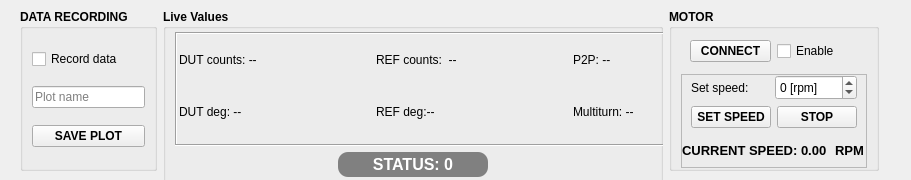
     <widget class="QFrame" name="verticalFrame">
      <property name="maximumSize">
       <size>
        <width>16777215</width>
        <height>900</height>
       </size>
      </property>
      <layout class="QGridLayout" name="gridLayout_23">
       <property name="topMargin">
        <number>0</number>
       </property>
       <property name="bottomMargin">
        <number>0</number>
       </property>
       <item row="2" column="0">
        <widget class="QWidget" name="widget_22" native="true">
         <property name="maximumSize">
          <size>
           <width>16777215</width>
           <height>180</height>
          </size>
         </property>
         <layout class="QGridLayout" name="gridLayout_36">
          <item row="0" column="1" rowspan="2">
           <widget class="QGroupBox" name="groupBox_5">
            <property name="minimumSize">
             <size>
              <width>0</width>
              <height>180</height>
             </size>
            </property>
            <property name="maximumSize">
             <size>
              <width>500</width>
              <height>1666</height>
             </size>
            </property>
            <property name="font">
             <font>
              <family>Segoe UI</family>
              <pointsize>9</pointsize>
              <weight>75</weight>
              <bold>true</bold>
             </font>
            </property>
            <property name="title">
             <string>Live Values</string>
            </property>
            <layout class="QGridLayout" name="gridLayout_21">
             <property name="topMargin">
              <number>3</number>
             </property>
             <item row="1" column="0">
              <widget class="QFrame" name="frame_17">
               <property name="minimumSize">
                <size>
                 <width>500</width>
                 <height>0</height>
                </size>
               </property>
               <property name="frameShape">
                <enum>QFrame::Box</enum>
               </property>
               <property name="frameShadow">
                <enum>QFrame::Sunken</enum>
               </property>
               <layout class="QGridLayout" name="gridLayout_25">
                <property name="leftMargin">
                 <number>2</number>
                </property>
                <property name="topMargin">
                 <number>3</number>
                </property>
                <property name="rightMargin">
                 <number>0</number>
                </property>
                <item row="3" column="1">
                 <widget class="QLabel" name="ref_position_label">
                  <property name="font">
                   <font>
                    <family>Segoe UI</family>
                    <pointsize>9</pointsize>
                    <weight>50</weight>
                    <bold>false</bold>
                   </font>
                  </property>
                  <property name="text">
                   <string>REF deg:--</string>
                  </property>
                 </widget>
                </item>
                <item row="2" column="1">
                 <widget class="QLabel" name="ref_counts_label">
                  <property name="font">
                   <font>
                    <family>Segoe UI</family>
                    <pointsize>9</pointsize>
                    <weight>50</weight>
                    <bold>false</bold>
                   </font>
                  </property>
                  <property name="text">
                   <string>REF counts:  --</string>
                  </property>
                 </widget>
                </item>
                <item row="3" column="0">
                 <widget class="QLabel" name="dut_position_label">
                  <property name="font">
                   <font>
                    <family>Segoe UI</family>
                    <pointsize>9</pointsize>
                    <weight>50</weight>
                    <bold>false</bold>
                   </font>
                  </property>
                  <property name="text">
                   <string>DUT deg: --</string>
                  </property>
                 </widget>
                </item>
                <item row="3" column="2">
                 <widget class="QLabel" name="multiturn_label">
                  <property name="maximumSize">
                   <size>
                    <width>100</width>
                    <height>16777215</height>
                   </size>
                  </property>
                  <property name="font">
                   <font>
                    <family>Segoe UI</family>
                    <pointsize>9</pointsize>
                    <weight>50</weight>
                    <bold>false</bold>
                   </font>
                  </property>
                  <property name="text">
                   <string>Multiturn: --</string>
                  </property>
                 </widget>
                </item>
                <item row="2" column="0">
                 <widget class="QLabel" name="dut_counts_label">
                  <property name="font">
                   <font>
                    <family>Segoe UI</family>
                    <pointsize>9</pointsize>
                    <weight>50</weight>
                    <bold>false</bold>
                   </font>
                  </property>
                  <property name="text">
                   <string>DUT counts: --</string>
                  </property>
                 </widget>
                </item>
                <item row="2" column="2">
                 <widget class="QLabel" name="p2p_error_label">
                  <property name="font">
                   <font>
                    <family>Segoe UI</family>
                    <pointsize>9</pointsize>
                    <weight>50</weight>
                    <bold>false</bold>
                   </font>
                  </property>
                  <property name="text">
                   <string>P2P: --</string>
                  </property>
                 </widget>
                </item>
               </layout>
              </widget>
             </item>
             <item row="2" column="0" alignment="Qt::AlignHCenter">
              <widget class="QLabel" name="dut_status_label">
               <property name="minimumSize">
                <size>
                 <width>150</width>
                 <height>25</height>
                </size>
               </property>
               <property name="maximumSize">
                <size>
                 <width>150</width>
                 <height>25</height>
                </size>
               </property>
               <property name="font">
                <font>
                 <family>Segoe UI</family>
                 <pointsize>12</pointsize>
                 <weight>75</weight>
                 <bold>true</bold>
                </font>
               </property>
               <property name="styleSheet">
                <string notr="true">QLabel {
    background-color: grey;     
    color: white;
   border-radius: 10px;
}
</string>
               </property>
               <property name="text">
                <string>STATUS: 0</string>
               </property>
               <property name="alignment">
                <set>Qt::AlignCenter</set>
               </property>
              </widget>
             </item>
            </layout>
           </widget>
          </item>
          <item row="0" column="2" rowspan="2">
           <widget class="QGroupBox" name="groupBox_2">
            <property name="font">
             <font>
              <family>Segoe UI</family>
              <pointsize>9</pointsize>
              <weight>75</weight>
              <bold>true</bold>
             </font>
            </property>
            <property name="title">
             <string>MOTOR</string>
            </property>
            <layout class="QGridLayout" name="gridLayout_17">
             <property name="topMargin">
              <number>5</number>
             </property>
             <property name="bottomMargin">
              <number>0</number>
             </property>
             <item row="0" column="0">
              <widget class="QWidget" name="widget_11" native="true">
               <layout class="QGridLayout" name="gridLayout_16">
                <property name="topMargin">
                 <number>0</number>
                </property>
                <property name="bottomMargin">
                 <number>0</number>
                </property>
                <item row="0" column="0">
                 <widget class="QPushButton" name="motor_connect_button">
                  <property name="minimumSize">
                   <size>
                    <width>0</width>
                    <height>22</height>
                   </size>
                  </property>
                  <property name="font">
                   <font>
                    <family>Segoe UI</family>
                    <pointsize>9</pointsize>
                    <weight>75</weight>
                    <bold>true</bold>
                   </font>
                  </property>
                  <property name="text">
                   <string>CONNECT</string>
                  </property>
                 </widget>
                </item>
                <item row="0" column="1">
                 <widget class="QCheckBox" name="enable_motor_checkbox">
                  <property name="font">
                   <font>
                    <family>Segoe UI</family>
                    <pointsize>9</pointsize>
                    <weight>50</weight>
                    <bold>false</bold>
                   </font>
                  </property>
                  <property name="text">
                   <string>Enable</string>
                  </property>
                 </widget>
                </item>
               </layout>
              </widget>
             </item>
             <item row="1" column="0">
              <widget class="QFrame" name="debug_motor_widget">
               <property name="minimumSize">
                <size>
                 <width>0</width>
                 <height>50</height>
                </size>
               </property>
               <property name="frameShape">
                <enum>QFrame::StyledPanel</enum>
               </property>
               <property name="frameShadow">
                <enum>QFrame::Raised</enum>
               </property>
               <layout class="QGridLayout" name="gridLayout_32">
                <property name="leftMargin">
                 <number>0</number>
                </property>
                <property name="topMargin">
                 <number>0</number>
                </property>
                <property name="rightMargin">
                 <number>0</number>
                </property>
                <property name="bottomMargin">
                 <number>0</number>
                </property>
                <item row="0" column="0">
                 <widget class="QWidget" name="widget_12" native="true">
                  <layout class="QGridLayout" name="gridLayout_19">
                   <property name="topMargin">
                    <number>0</number>
                   </property>
                   <property name="bottomMargin">
                    <number>0</number>
                   </property>
                   <item row="0" column="0">
                    <widget class="QLabel" name="label_10">
                     <property name="font">
                      <font>
                       <family>Segoe UI</family>
                       <pointsize>9</pointsize>
                       <weight>50</weight>
                       <bold>false</bold>
                      </font>
                     </property>
                     <property name="text">
                      <string>Set speed:</string>
                     </property>
                    </widget>
                   </item>
                   <item row="0" column="1">
                    <widget class="QSpinBox" name="speed_set">
                     <property name="minimumSize">
                      <size>
                       <width>0</width>
                       <height>25</height>
                      </size>
                     </property>
                     <property name="font">
                      <font>
                       <family>Segoe UI</family>
                       <pointsize>9</pointsize>
                       <weight>50</weight>
                       <bold>false</bold>
                      </font>
                     </property>
                     <property name="suffix">
                      <string> [rpm]</string>
                     </property>
                     <property name="minimum">
                      <number>-500</number>
                     </property>
                     <property name="maximum">
                      <number>500</number>
                     </property>
                    </widget>
                   </item>
                  </layout>
                 </widget>
                </item>
                <item row="1" column="0">
                 <widget class="QWidget" name="widget_19" native="true">
                  <layout class="QGridLayout" name="gridLayout_10">
                   <property name="topMargin">
                    <number>0</number>
                   </property>
                   <property name="bottomMargin">
                    <number>0</number>
                   </property>
                   <item row="0" column="0">
                    <widget class="QPushButton" name="set_speed_button">
                     <property name="font">
                      <font>
                       <family>Segoe UI</family>
                       <pointsize>9</pointsize>
                       <weight>75</weight>
                       <bold>true</bold>
                      </font>
                     </property>
                     <property name="text">
                      <string>SET SPEED</string>
                     </property>
                    </widget>
                   </item>
                   <item row="0" column="1">
                    <widget class="QPushButton" name="stop_button">
                     <property name="font">
                      <font>
                       <family>Segoe UI</family>
                       <pointsize>9</pointsize>
                       <weight>75</weight>
                       <bold>true</bold>
                      </font>
                     </property>
                     <property name="text">
                      <string>STOP</string>
                     </property>
                    </widget>
                   </item>
                  </layout>
                 </widget>
                </item>
                <item row="2" column="0">
                 <widget class="QWidget" name="widget_6" native="true">
                  <layout class="QGridLayout" name="gridLayout_9">
                   <property name="leftMargin">
                    <number>0</number>
                   </property>
                   <property name="rightMargin">
                    <number>0</number>
                   </property>
                   <property name="horizontalSpacing">
                    <number>3</number>
                   </property>
                   <item row="0" column="0" alignment="Qt::AlignHCenter">
                    <widget class="QLabel" name="label_14">
                     <property name="font">
                      <font>
                       <family>Segoe UI</family>
                       <pointsize>10</pointsize>
                       <weight>75</weight>
                       <bold>true</bold>
                      </font>
                     </property>
                     <property name="text">
                      <string>CURRENT SPEED:</string>
                     </property>
                    </widget>
                   </item>
                   <item row="0" column="1">
                    <widget class="QLabel" name="current_speed_label">
                     <property name="font">
                      <font>
                       <family>Segoe UI</family>
                       <pointsize>10</pointsize>
                       <weight>75</weight>
                       <bold>true</bold>
                      </font>
                     </property>
                     <property name="text">
                      <string>0.00</string>
                     </property>
                    </widget>
                   </item>
                   <item row="0" column="2">
                    <widget class="QLabel" name="label_13">
                     <property name="maximumSize">
                      <size>
                       <width>40</width>
                       <height>16777215</height>
                      </size>
                     </property>
                     <property name="font">
                      <font>
                       <family>Segoe UI</family>
                       <pointsize>10</pointsize>
                       <weight>75</weight>
                       <bold>true</bold>
                      </font>
                     </property>
                     <property name="text">
                      <string>RPM</string>
                     </property>
                    </widget>
                   </item>
                  </layout>
                 </widget>
                </item>
               </layout>
              </widget>
             </item>
            </layout>
           </widget>
          </item>
          <item row="0" column="0" rowspan="2">
           <widget class="QGroupBox" name="groupBox_8">
            <property name="minimumSize">
             <size>
              <width>0</width>
              <height>50</height>
             </size>
            </property>
            <property name="font">
             <font>
              <family>Segoe UI</family>
              <pointsize>9</pointsize>
              <weight>75</weight>
              <bold>true</bold>
             </font>
            </property>
            <property name="title">
             <string>DATA RECORDING</string>
            </property>
            <layout class="QGridLayout" name="gridLayout_24">
             <item row="1" column="1">
              <widget class="QLineEdit" name="save_plot_name">
               <property name="font">
                <font>
                 <family>Segoe UI</family>
                 <pointsize>9</pointsize>
                 <weight>50</weight>
                 <bold>false</bold>
                </font>
               </property>
               <property name="inputMask">
                <string/>
               </property>
               <property name="placeholderText">
                <string>Plot name</string>
               </property>
              </widget>
             </item>
             <item row="2" column="1">
              <widget class="QPushButton" name="save_plot_button">
               <property name="font">
                <font>
                 <family>Segoe UI</family>
                 <pointsize>9</pointsize>
                 <weight>75</weight>
                 <bold>true</bold>
                </font>
               </property>
               <property name="text">
                <string>SAVE PLOT</string>
               </property>
              </widget>
             </item>
             <item row="0" column="1">
              <widget class="QCheckBox" name="record_data_checkbox">
               <property name="font">
                <font>
                 <family>Segoe UI</family>
                 <pointsize>9</pointsize>
                 <weight>50</weight>
                 <bold>false</bold>
                </font>
               </property>
               <property name="text">
                <string>Record data</string>
               </property>
              </widget>
             </item>
            </layout>
           </widget>
          </item>
         </layout>
        </widget>
       </item>
       <item row="3" column="0" colspan="3">
        <layout class="QVBoxLayout" name="plot_layout"/>
       </item>
      </layout>
     </widget>
